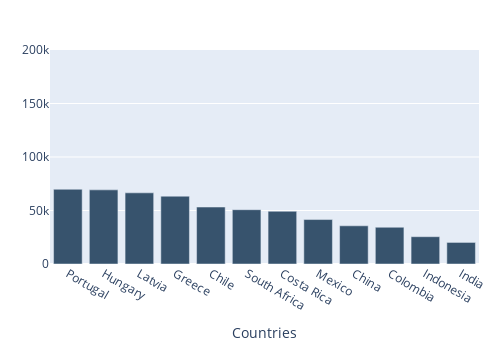

The notebook cell saved with this chart:
### Code cell
subset_data = GDP_pp_employed[30:42]

trace1 = go.Bar(
    x=subset_data['Country'],
    y=subset_data['Value'],
    marker=dict(
        color='rgb(55, 83, 109)'  
    )
)

data = [trace1]
layout = go.Layout(
    #title='2022 GDP bottom countries',
    xaxis=dict(title='Countries', tickangle=30),
    yaxis=dict(range=[0,200000]),
    autosize=False,  
    width=500,  
    height=350, 
    margin=go.layout.Margin(
        l=50, 
        r=20, 
        b=50, 
        t=50  
    )
)

fig = go.Figure(data=data, layout=layout)

fig.show()

### Figure 1 — Plotly figure (JSON) as saved in the notebook; plotly's stock layout.template omitted (floating-point values rounded to 4 significant figures)
{"data": [{"marker": {"color": "rgb(55, 83, 109)"}, "type": "bar", "x": ["Portugal", "Hungary", "Latvia", "Greece", "Chile", "South Africa", "Costa Rica", "Mexico", "China", "Colombia", "Indonesia", "India"], "y": [69830.0, 69280.0, 66500.0, 63380.0, 53230.0, 50760.0, 49280.0, 41550.0, 35700.0, 34340.0, 25510.0, 20160.0]}], "layout": {"autosize": false, "height": 350, "margin": {"b": 50, "l": 50, "r": 20, "t": 50}, "width": 500, "xaxis": {"tickangle": 30, "title": {"text": "Countries"}}, "yaxis": {"range": [0, 200000]}}}
